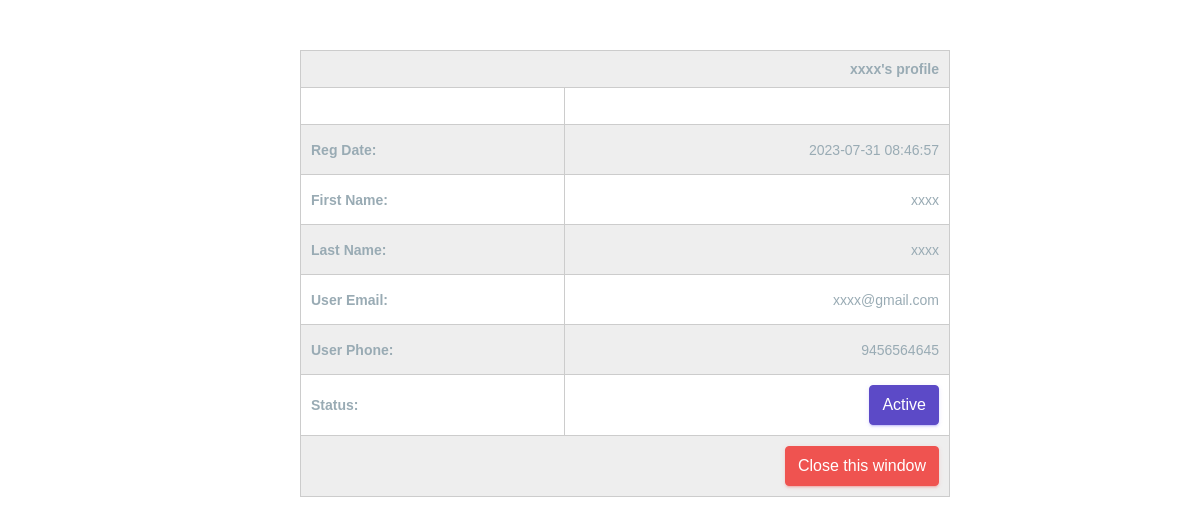
The page /admin/userprofile.php?newform_id=43 (signed in) on the database its author committed.
### tables this page shows
CREATE TABLE `users` (
  `u_id` int(222) NOT NULL,
  `username` varchar(222) NOT NULL,
  `f_name` varchar(222) NOT NULL,
  `l_name` varchar(222) NOT NULL,
  `email` varchar(222) NOT NULL,
  `phone` varchar(222) NOT NULL,
  `password` varchar(222) NOT NULL,
  `address` text NOT NULL,
  `status` int(222) NOT NULL DEFAULT 1,
  `date` timestamp NOT NULL DEFAULT current_timestamp() ON UPDATE current_timestamp()
);

### admin/userprofile.php (the view, shortened to what this page needs)
<?php
include("../connection/connect.php");
if (strlen($_SESSION['user_id']) == 0) {
  header('location:../login.php');
} else {
?>
  <head>
    <link href="css/lib/bootstrap/bootstrap.min.css" rel="stylesheet">
    <link href="css/helper.css" rel="stylesheet">
    <link href="css/style.css" rel="stylesheet">
  </head>
  <body>
    <div style="margin-left:50px;">
      <form name="updateticket" id="updatecomplaint" method="post">
        <table border="0" cellspacing="0" cellpadding="0">
          <?php
          $ret1 = mysqli_query($db, "select * FROM users_orders where o_id='" . $_GET['newform_id'] . "'");
          $ro = mysqli_fetch_array($ret1);
          $ret2 = mysqli_query($db, "select * FROM users where u_id='" . $ro['u_id'] . "'");
          while ($row = mysqli_fetch_array($ret2)) {
          ?>
            <tr>
              <td colspan="2"><b><?php echo $row['f_name']; ?>'s
                  profile</b></td>
            </tr>
            <tr>
              <td>&nbsp;</td>
              <td>&nbsp;</td>
            </tr>
            <tr height="50">
              <td><b>Reg Date:</b></td>
              <td><?php echo htmlentities($row['date']); ?></td>
            </tr>
            <tr height="50">
              <td><b>First Name:</b></td>
              <td><?php echo htmlentities($row['f_name']); ?></td>
            </tr>
            <tr height="50">
              <td><b>Last Name:</b></td>
              <td><?php echo htmlentities($row['l_name']); ?></td>
            </tr>
            <tr height="50">
              <td><b>User Email:</b></td>
              <td><?php echo htmlentities($row['email']); ?></td>
            </tr>
            <tr height="50">
              <td><b>User Phone:</b></td>
              <td><?php echo htmlentities($row['phone']); ?></td>
            </tr>
            <tr height="50">
              <td><b>Status:</b></td>
              <td><?php if ($row['status'] == 1) {
                    echo "<div class='btn btn-primary'>Active</div>";
                  } else {
                    echo "<div class='btn btn-danger'>Block</div>";
                  }
                  ?></td>
            </tr>
            <tr>
              <td colspan="2">
                <input name="Submit2" type="submit" class="btn btn-danger" value="Close this window " onClick="return f2();" style="cursor: pointer;" />
              </td>
            </tr>
          <?php }
          ?>
        </table>
      </form>
    </div>
  </body>
  </html>
<?php } ?>

### admin/userprofile.php (style rules this page uses)
table { width: 650px; border-collapse: collapse; margin: auto; margin-top: 50px; }
tr:nth-of-type(odd) { background: #eee; }
td, th { padding: 10px; border: 1px solid #ccc; text-align: left; font-size: 14px; }

### rows shown on the page
users: f_name "xxxx", date "2023-07-31 08:46:57", l_name "xxxx", email "xxxx@gmail.com", phone "9456564645", status "Active"
